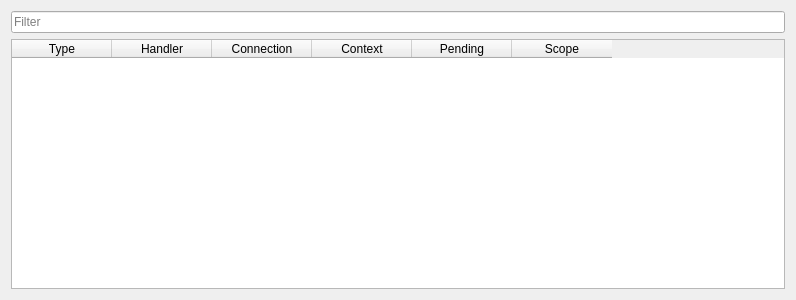
<?xml version="1.0" encoding="UTF-8"?>
<ui version="4.0">
 <class>registrations</class>
 <widget class="QWidget" name="registrations">
  <property name="geometry">
   <rect>
    <x>0</x>
    <y>0</y>
    <width>796</width>
    <height>300</height>
   </rect>
  </property>
  <property name="windowTitle">
   <string>Form</string>
  </property>
  <layout class="QGridLayout" name="gridLayout">
   <item row="0" column="0">
    <layout class="QVBoxLayout" name="verticalLayout">
     <item>
      <widget class="QLineEdit" name="filterEdit">
       <property name="placeholderText">
        <string>Filter</string>
       </property>
       <property name="clearButtonEnabled">
        <bool>true</bool>
       </property>
      </widget>
     </item>
     <item>
      <widget class="QTableWidget" name="tableWidget">
       <column>
        <property name="text">
         <string>Type</string>
        </property>
       </column>
       <column>
        <property name="text">
         <string>Handler</string>
        </property>
       </column>
       <column>
        <property name="text">
         <string>Connection</string>
        </property>
       </column>
       <column>
        <property name="text">
         <string>Context</string>
        </property>
       </column>
       <column>
        <property name="text">
         <string>Pending</string>
        </property>
       </column>
       <column>
        <property name="text">
         <string>Scope</string>
        </property>
       </column>
      </widget>
     </item>
    </layout>
   </item>
  </layout>
 </widget>
 <resources/>
 <connections/>
</ui>
